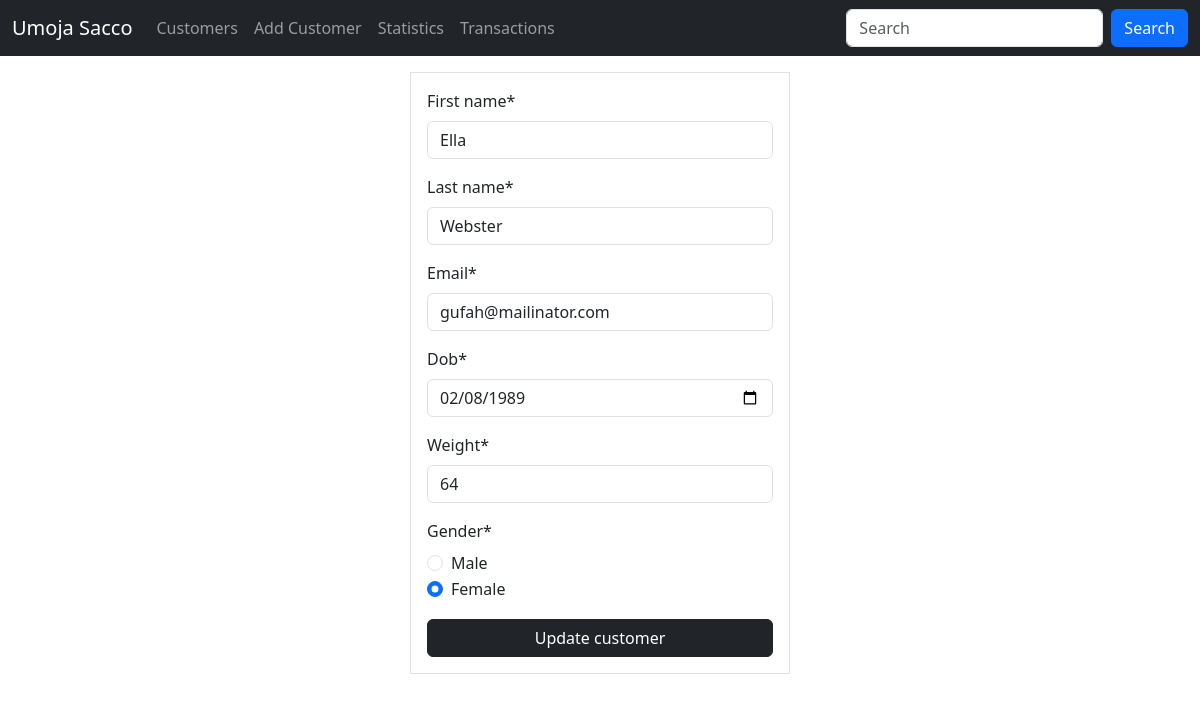
The page /customers/update/111 on the database its author committed.
### sacco/models.py (models this page shows, shortened)
class Customer(models.Model):
    first_name = models.CharField(max_length=60)
    last_name = models.CharField(max_length=60)
    email = models.EmailField(unique=True)
    dob = models.DateField()
    gender = models.CharField(max_length=11)
    weight = models.IntegerField(default=0)
    created_at = models.DateTimeField(auto_now_add=True)
    updated_at = models.DateField(auto_now=True)
    class Meta:
        db_table = 'customers'

### sacco/views.py (the view)
# urls.py: path('customers/update/<int:customer_id>', views.update_customer, name='update_customer'),
def update_customer(request, customer_id):
    customer = get_object_or_404(Customer, id=customer_id)
    if request.method == "POST":
        form = CustomerForm(request.POST, instance=customer)
        if form.is_valid():
            form.save()
            return redirect('customers')
    else:
        form = CustomerForm(instance=customer)
    return render(request, 'customer_update_form.html', {'form':form})

### sacco/app_forms.py
class CustomerForm(forms.ModelForm):
    gender = forms.ChoiceField(choices=GENDER_CHOICES, widget=forms.RadioSelect)
    class Meta:
        model = Customer
        fields = ['first_name', 'last_name', 'email', 'dob', 'weight', 'gender']
        widgets = {
            'dob': forms.DateInput(attrs={'type':'date', 'min': '1980-01-01', 'max':'2005-12-31'}),
            'weight':forms.NumberInput(attrs={'type':'number', 'min':'35', 'max':'100'}),
            'gender':forms.Select(choices=GENDER_CHOICES)
        }

### templates/customer_update_form.html (shortened to what this page needs)
{% extends 'layout.html' %}
{% load crispy_forms_tags %}
{% block content %}
    <div class="container">
        <div class="row justify-content-center">
            <div class="col-sm-4 border px-3 py-3 mt-3">
                <form action="" method="post" >
                    {{ form | crispy }}
                    <button class="btn btn-dark w-100">Update customer</button>
                </form>
            </div>
        </div>
    </div>
{% endblock content %}

### templates/layout.html (style rules this page uses)
legend { font-size:1rem; }

### rows shown on the page
Customer: first_name "Ella", last_name "Webster", email "gufah@mailinator.com", dob "02/08/1989", weight "64", gender "☐ Male ☑ Female"
